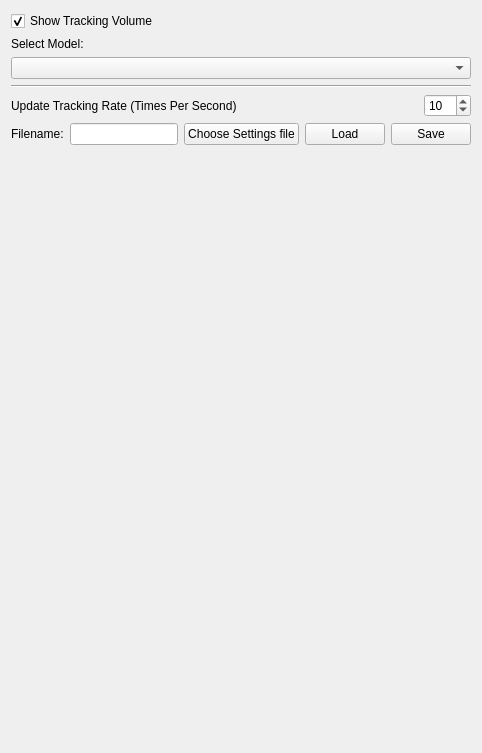
     <widget class="QWidget" name="tab_6">
      <attribute name="title">
       <string>Settings</string>
      </attribute>
      <layout class="QVBoxLayout" name="verticalLayout_61">
       <item>
        <widget class="QCheckBox" name="m_ShowTrackingVolume">
         <property name="enabled">
          <bool>true</bool>
         </property>
         <property name="visible">
          <bool>false</bool>
         </property>
         <property name="text">
          <string>Show Tracking Volume</string>
         </property>
         <property name="checked">
          <bool>true</bool>
         </property>
        </widget>
       </item>
       <item>
        <widget class="QLabel" name="label_61">
         <property name="visible">
          <bool>false</bool>
         </property>
         <property name="text">
          <string>Select Model:</string>
         </property>
        </widget>
       </item>
       <item>
        <widget class="QComboBox" name="m_VolumeSelectionBox">
         <property name="visible">
          <bool>false</bool>
         </property>
        </widget>
       </item>
       <item>
        <widget class="Line" name="line">
         <property name="visible">
          <bool>false</bool>
         </property>
         <property name="orientation">
          <enum>Qt::Horizontal</enum>
         </property>
        </widget>
       </item>
       <item>
        <layout class="QHBoxLayout" name="horizontalLayout_61">
         <item>
          <widget class="QLabel" name="m_OptionsUpdateRateLabel">
           <property name="text">
            <string>Update Tracking Rate (Times Per Second)</string>
           </property>
          </widget>
         </item>
         <item>
          <spacer name="horizontalSpacer_62">
           <property name="orientation">
            <enum>Qt::Horizontal</enum>
           </property>
           <property name="sizeHint" stdset="0">
            <size>
             <width>40</width>
             <height>20</height>
            </size>
           </property>
          </spacer>
         </item>
         <item>
          <widget class="QSpinBox" name="m_UpdateRate">
           <property name="maximum">
            <number>999</number>
           </property>
           <property name="value">
            <number>10</number>
           </property>
          </widget>
         </item>
        </layout>
       </item>
        <item>
          <layout class="QHBoxLayout" name="horizontalLayout_51">
            <item>
              <widget class="QLabel" name="label_51">
                <property name="text">
                  <string>Filename:</string>
                </property>
              </widget>
            </item>
            <item>
              <widget class="QLineEdit" name="m_PreloadSettingsFileName"/>
            </item>
            <item>
              <widget class="QPushButton" name="m_ChooseSettingsFileBtn">
                <property name="text">
                  <string>Choose Settings file</string>
                </property>
              </widget>
            </item>
            <item>
             <widget class="QPushButton" name="m_PreloadSettingsBtn">
                <property name="text">
                  <string>Load</string>
                </property>
              </widget>
            </item>
            <item>
              <widget class="QPushButton" name="m_SaveCurrentSettingsBtn">
                <property name="text">
                  <string>Save</string>
                </property>
              </widget>
            </item>
          </layout>
        </item>
      <item>
        <spacer name="verticalSpacer_62">
         <property name="orientation">
          <enum>Qt::Vertical</enum>
         </property>
         <property name="sizeHint" stdset="0">
          <size>
           <width>20</width>
           <height>597</height>
          </size>
         </property>
        </spacer>
       </item>
      </layout>
     </widget>
